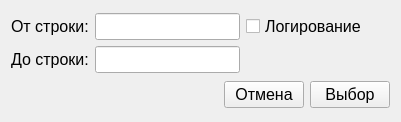
<?xml version="1.0" encoding="UTF-8"?>
<ui version="4.0">
 <class>Task_Chosen_Lines</class>
 <widget class="QWidget" name="Task_Chosen_Lines">
  <property name="geometry">
   <rect>
    <x>0</x>
    <y>0</y>
    <width>401</width>
    <height>122</height>
   </rect>
  </property>
  <property name="windowTitle">
   <string>Form</string>
  </property>
  <layout class="QVBoxLayout" name="verticalLayout">
   <item>
    <layout class="QGridLayout" name="gridLayout">
     <item row="0" column="0">
      <widget class="QLabel" name="label">
       <property name="font">
        <font>
         <pointsize>12</pointsize>
        </font>
       </property>
       <property name="text">
        <string>От строки:</string>
       </property>
      </widget>
     </item>
     <item row="0" column="1">
      <widget class="QLineEdit" name="line_start">
       <property name="font">
        <font>
         <pointsize>12</pointsize>
        </font>
       </property>
      </widget>
     </item>
     <item row="0" column="2">
      <widget class="QCheckBox" name="isAll">
       <property name="font">
        <font>
         <pointsize>12</pointsize>
        </font>
       </property>
       <property name="text">
        <string>Логирование</string>
       </property>
      </widget>
     </item>
     <item row="1" column="0">
      <widget class="QLabel" name="label_2">
       <property name="font">
        <font>
         <pointsize>12</pointsize>
        </font>
       </property>
       <property name="text">
        <string>До строки:</string>
       </property>
      </widget>
     </item>
     <item row="1" column="1">
      <widget class="QLineEdit" name="line_end">
       <property name="font">
        <font>
         <pointsize>12</pointsize>
        </font>
       </property>
      </widget>
     </item>
     <item row="1" column="2">
      <spacer name="horizontalSpacer_2">
       <property name="orientation">
        <enum>Qt::Horizontal</enum>
       </property>
       <property name="sizeHint" stdset="0">
        <size>
         <width>40</width>
         <height>20</height>
        </size>
       </property>
      </spacer>
     </item>
    </layout>
   </item>
   <item>
    <layout class="QHBoxLayout" name="horizontalLayout">
     <item>
      <spacer name="horizontalSpacer">
       <property name="orientation">
        <enum>Qt::Horizontal</enum>
       </property>
       <property name="sizeHint" stdset="0">
        <size>
         <width>40</width>
         <height>20</height>
        </size>
       </property>
      </spacer>
     </item>
     <item>
      <widget class="QPushButton" name="btnCancel">
       <property name="font">
        <font>
         <pointsize>12</pointsize>
        </font>
       </property>
       <property name="text">
        <string>Отмена</string>
       </property>
      </widget>
     </item>
     <item>
      <widget class="QPushButton" name="btnOK">
       <property name="font">
        <font>
         <pointsize>12</pointsize>
        </font>
       </property>
       <property name="text">
        <string>Выбор</string>
       </property>
      </widget>
     </item>
    </layout>
   </item>
  </layout>
 </widget>
 <resources/>
 <connections/>
</ui>
